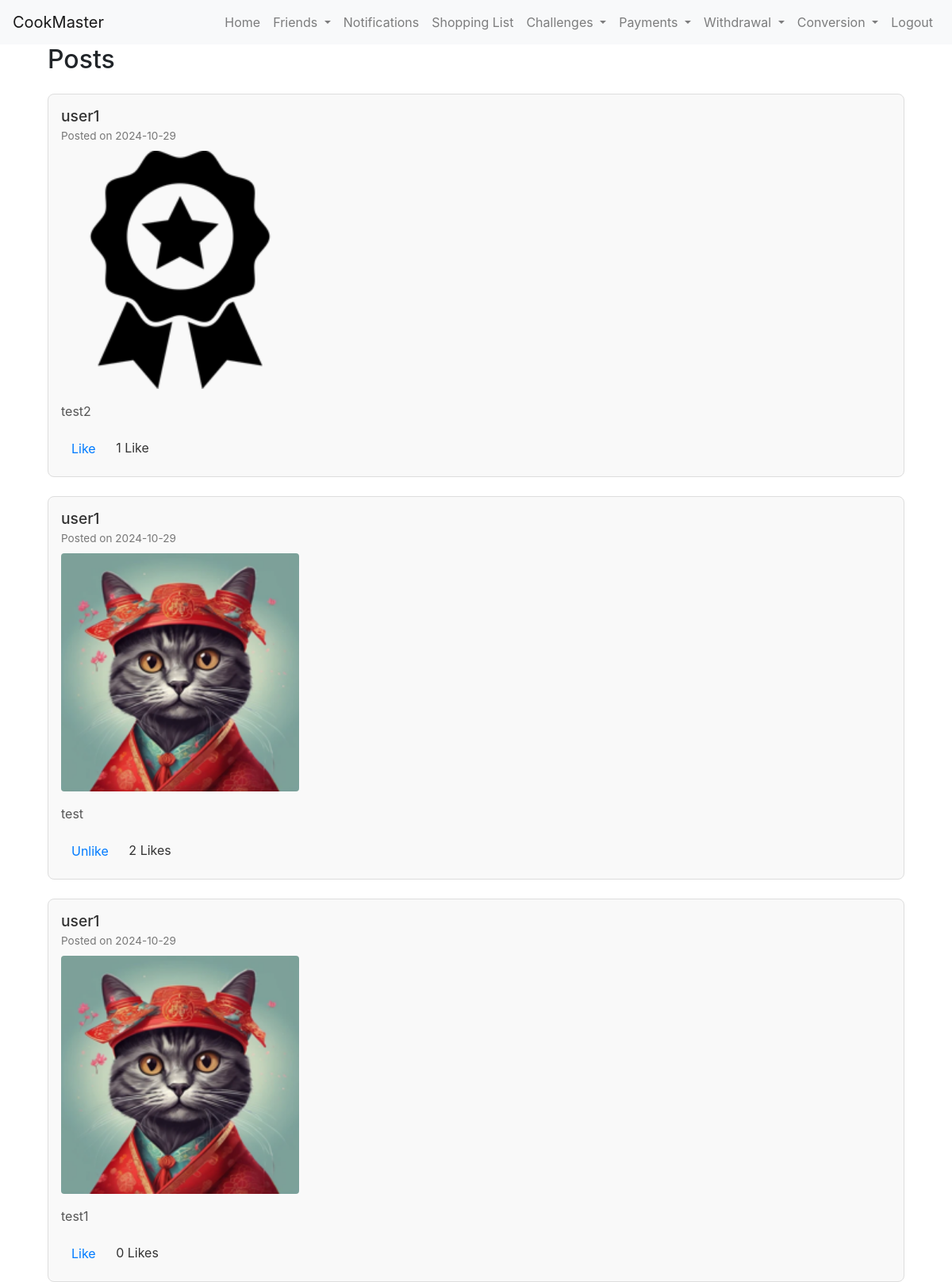
Page /view_posts (signed in) on the earlier database version.
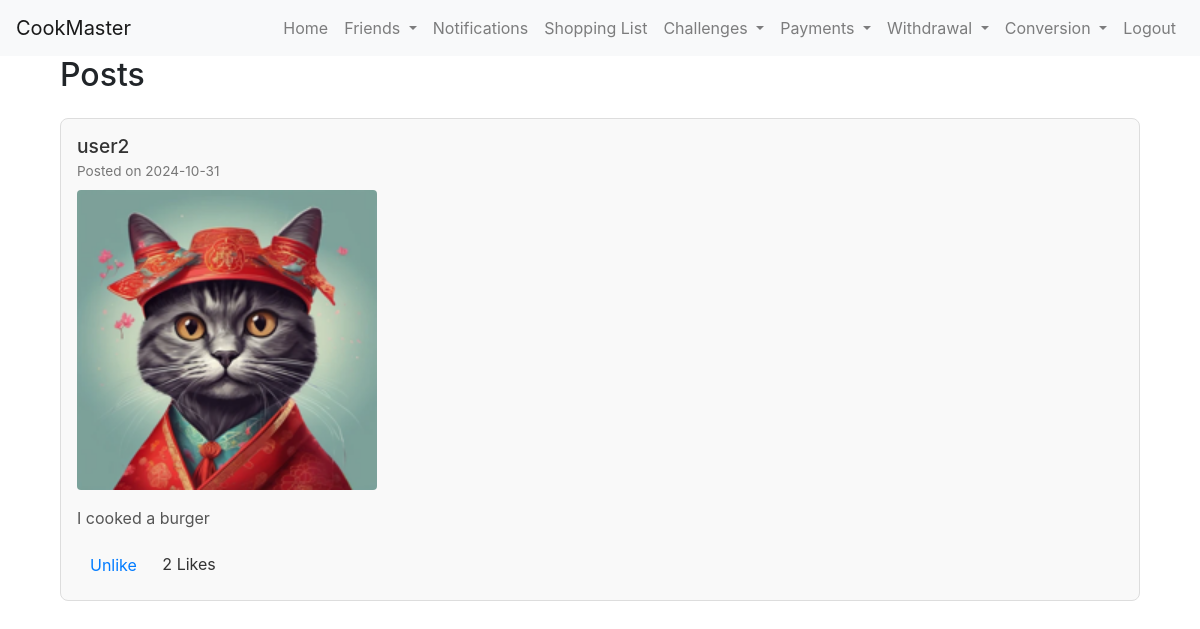
Same page on the later database version.
### app/models.py (models this page shows)
class Post(db.Model):
    __tablename__ = 'post'
    id = db.Column(db.Integer, primary_key=True)
    image_file = db.Column(db.String(100), nullable=False)
    message = db.Column(db.Text, nullable=False)
    date_posted = db.Column(db.DateTime, nullable=False, default=db.func.current_timestamp())
    user_id = db.Column(db.Integer, db.ForeignKey('user.id'), nullable=False)
    challenge_id = db.Column(db.Integer, db.ForeignKey('challenge.id'), nullable=True)
    user = db.relationship('User', backref='user_posts')
    def is_liked_by(self, user):
            return any(like.user_id == user.id for like in self.likes)

class User(db.Model, UserMixin):
    id = db.Column(db.Integer, primary_key=True)
    username = db.Column(db.String(20), unique=True, nullable=False)
    email = db.Column(db.String(120), unique=True, nullable=False)
    password = db.Column(db.String(60), nullable=False)
    role = db.Column(db.String(10), nullable=False, default='user')
    completed_recipes = db.Column(db.Integer, default=0)
    recipes_created = db.Column(db.Integer, default=0)
    recipes_shared = db.Column(db.Integer, default=0)
    friends_connected = db.Column(db.Integer, default=0)
    shopping_lists_created = db.Column(db.Integer, default=0)
    conversion_tool_uses = db.Column(db.Integer, default=0)
    credits = db.Column(db.Integer, default=0)
    tools = db.relationship('Tool', backref='owner', lazy=True, cascade="all, delete-orphan")
    posts = db.relationship('Post', backref='author', lazy=True, cascade="all, delete-orphan")
    created_challenges = db.relationship('Challenge', backref='creator', lazy=True, overlaps="challenge_creator,created_challenges")
    participated_challenges = db.relationship('ChallengeParticipant', backref='user_participation', lazy=True, overlaps="participant,challenges_participated")
    achievements = db.relationship('Achievement', backref='user', lazy=True, cascade="all, delete-orphan")

### app/user_routes.py (the view)
@user.route('/view_posts')
@login_required
def view_posts():
    friends = Friendship.query.filter_by(user_id=current_user.id).all()
    friend_ids = [friend.friend_id for friend in friends]
    friend_ids.append(current_user.id)  # Include the current user in the posts
    posts = Post.query.filter(Post.user_id.in_(friend_ids)).order_by(Post.date_posted.desc()).all()
    if not posts:
        flash('No posts to show', 'info')
    return render_template('view_posts.html', posts=posts)

### app/__init__.py (called while the page is built)
@login_manager.user_loader
def load_user(user_id):
    from app.models import User
    return User.query.get(int(user_id))

### app/templates/view_posts.html (shortened to what this page needs)
{% extends "base.html" %}
{% block content %}
<div class="container">
    <h2>Posts</h2>
    <div class="posts-container">
        {% for post in posts %}
            <div class="post">
                <div class="post-header">
                    <h4>{{ post.user.username }}</h4>
                    <small>Posted on {{ post.date_posted.strftime('%Y-%m-%d') }}</small>
                </div>
                <div class="post-body">
                    {% if post.image_file %}
                        <img src="{{ url_for('static', filename='uploads/' + post.image_file) }}" alt="Post image" class="post-image">
                    {% else %}
                        <p class="no-image">No image available for this post.</p>
                    {% endif %}
                    <p class="post-message">{{ post.message }}</p>
                </div>
                <div class="post-footer">
                    <form action="{{ url_for('user.like_post', post_id=post.id) }}" method="post">
                        <button type="submit" class="btn btn-link">
                            {% if post.is_liked_by(current_user) %}
                                Unlike
                            {% else %}
                                Like
                            {% endif %}
                        </button>
                        <span>{{ post.likes|length }} {{ 'Like' if post.likes|length == 1 else 'Likes' }}</span>
                    </form>
                </div>
            </div>
        {% endfor %}
    </div>
</div>
{% endblock %}

### app/templates/base.html (shortened to what this page needs)
<!DOCTYPE html>
<html lang="en">
<head>
    <link rel="stylesheet" href="https://stackpath.bootstrapcdn.com/bootstrap/4.5.2/css/bootstrap.min.css">
</head>
<body>
    <nav class="navbar navbar-expand-lg navbar-light bg-light">
        <a class="navbar-brand" href="{{ url_for('user.index') }}">CookMaster</a>
        <div class="collapse navbar-collapse" id="navbarNav">
            <ul class="navbar-nav ml-auto">
                {% if current_user.is_authenticated %}
                    <li class="nav-item">
                        <a class="nav-link" href="{{ url_for('user.index') }}">Home</a>
                    </li>
                    <li class="nav-item dropdown">
                        <a class="nav-link dropdown-toggle" href="#" id="friendsDropdown" role="button" data-toggle="dropdown" aria-haspopup="true" aria-expanded="false">
                            Friends
                        </a>
                    </li>
                    <li class="nav-item">
                        <a class="nav-link" href="{{ url_for('user.notifications') }}">Notifications</a>
                    </li>
                    <li class="nav-item">
                        <a class="nav-link" href="{{ url_for('user.shopping_list') }}">Shopping List</a>
                    </li>
                    <li class="nav-item dropdown">
                        <a class="nav-link dropdown-toggle" href="#" id="challengesDropdown" role="button" data-toggle="dropdown" aria-haspopup="true" aria-expanded="false">
                          Challenges
                        </a>
                      </li>
                    <li class="nav-item dropdown">
                        <a class="nav-link dropdown-toggle" href="#" id="paymentsDropdown" role="button" data-toggle="dropdown" aria-haspopup="true" aria-expanded="false">
                            Payments
                        </a>
                    </li>
                    <li class="nav-item dropdown">
                        <a class="nav-link dropdown-toggle" href="#" id="withdrawDropdown" role="button" data-toggle="dropdown" aria-haspopup="true" aria-expanded="false">
                            Withdrawal
                        </a>
                    </li>
                    <li class="nav-item dropdown">
                        <a class="nav-link dropdown-toggle" href="#" id="conversionDropdown" role="button" data-toggle="dropdown" aria-haspopup="true" aria-expanded="false">
                            Conversion
                        </a>
                    </li>
                    <li class="nav-item">
                        <a class="nav-link" href="{{ url_for('user.logout') }}">Logout</a>
                    </li>
                {% endif %}
            </ul>
        </div>
    </nav>
    <div class="container">
        {% block content %}{% endblock %}
    </div>
</body>
</html>

### app/templates/view_posts.html (style rules this page uses)
.posts-container { display: flex; flex-direction: column; gap: 1.5rem; margin-top: 1.5rem; }
.post { border: 1px solid #ddd; padding: 1rem; border-radius: 8px; background-color: #f9f9f9; }
.post-header h4 { margin: 0; font-size: 1.2rem; color: #333; }
.post-header small { color: #777; font-size: 0.85rem; }
.post-image { width: 100%; max-width: 300px; height: auto; border-radius: 4px; margin-top: 0.5rem; }
.post-message { margin-top: 1rem; font-size: 1rem; color: #555; }
.post-footer { margin-top: 1rem; display: flex; align-items: center; }
.post-footer button { color: #007bff; font-size: 1rem; text-decoration: none; }
.post-footer span { margin-left: 0.5rem; color: #333; }

Differences in the rows shown:
removed Post: user.username "user1", date_posted "2024-10-29", image_file (picture), message "test2", shows "Like", likes|length "1", likes "Like"
removed Post: user.username "user1", date_posted "2024-10-29", image_file (picture), message "test", shows "Unlike", likes|length "2", likes "Likes"
removed Post: user.username "user1", date_posted "2024-10-29", image_file (picture), message "test1", shows "Like", likes|length "0", likes "Likes"
added Post: user.username "user2", date_posted "2024-10-31", image_file (picture), message "I cooked a burger", shows "Unlike", likes|length "2", likes "Likes"
